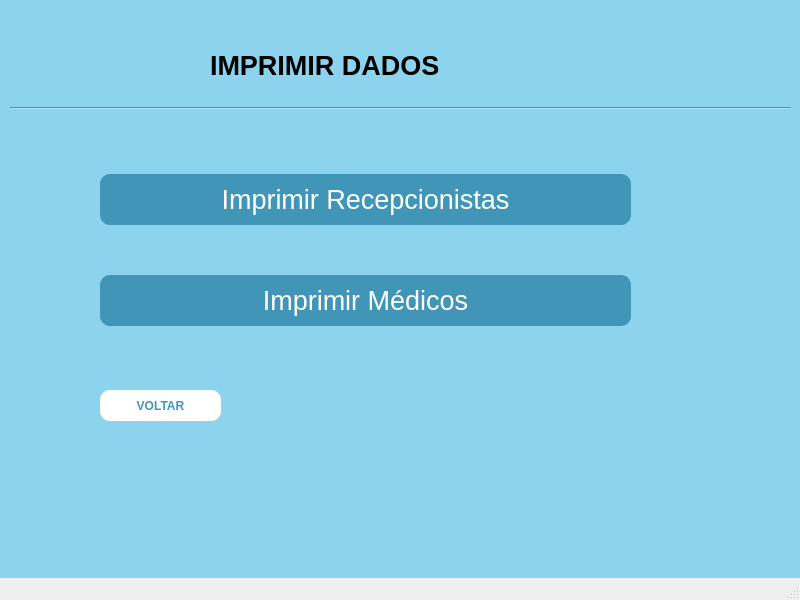
<?xml version="1.0" encoding="UTF-8"?>
<ui version="4.0">
 <class>MainWindow</class>
 <widget class="QMainWindow" name="MainWindow">
  <property name="geometry">
   <rect>
    <x>0</x>
    <y>0</y>
    <width>800</width>
    <height>600</height>
   </rect>
  </property>
  <property name="font">
   <font>
    <pointsize>10</pointsize>
   </font>
  </property>
  <property name="windowTitle">
   <string>MainWindow</string>
  </property>
  <property name="animated">
   <bool>true</bool>
  </property>
  <widget class="QWidget" name="centralwidget">
   <property name="styleSheet">
    <string notr="true">background-color: rgb(140, 211, 238);  /* Cor de fundo */</string>
   </property>
   <widget class="QLabel" name="label">
    <property name="geometry">
     <rect>
      <x>210</x>
      <y>40</y>
      <width>311</width>
      <height>51</height>
     </rect>
    </property>
    <property name="font">
     <font>
      <pointsize>20</pointsize>
      <weight>75</weight>
      <bold>true</bold>
     </font>
    </property>
    <property name="frameShape">
     <enum>QFrame::NoFrame</enum>
    </property>
    <property name="text">
     <string>IMPRIMIR DADOS</string>
    </property>
    <property name="textFormat">
     <enum>Qt::AutoText</enum>
    </property>
    <property name="alignment">
     <set>Qt::AlignLeading|Qt::AlignLeft|Qt::AlignVCenter</set>
    </property>
   </widget>
   <widget class="QWidget" name="layoutWidget">
    <property name="geometry">
     <rect>
      <x>100</x>
      <y>130</y>
      <width>531</width>
      <height>241</height>
     </rect>
    </property>
    <layout class="QVBoxLayout" name="verticalLayout">
     <item>
      <widget class="QPushButton" name="pushButton">
       <property name="maximumSize">
        <size>
         <width>16777215</width>
         <height>16777215</height>
        </size>
       </property>
       <property name="font">
        <font>
         <pointsize>20</pointsize>
        </font>
       </property>
       <property name="styleSheet">
        <string notr="true">QPushButton {
            background-color: rgb(65, 150, 183);  /* Cor de fundo */
            color: white;  /* Cor do texto */
            border-radius: 10px;  /* Raio dos cantos */
            padding: 10px 20px;  /* Preenchimento interno */
        }
        
        QPushButton:hover {
			color: rgb(8, 113, 155);
            background-color: white;  /* Cor de fundo ao passar o mouse */
        }</string>
       </property>
       <property name="text">
        <string>Imprimir Recepcionistas</string>
       </property>
       <property name="iconSize">
        <size>
         <width>30</width>
         <height>30</height>
        </size>
       </property>
       <property name="autoDefault">
        <bool>true</bool>
       </property>
       <property name="default">
        <bool>false</bool>
       </property>
      </widget>
     </item>
     <item>
      <widget class="QPushButton" name="pushButton_2">
       <property name="font">
        <font>
         <pointsize>20</pointsize>
        </font>
       </property>
       <property name="styleSheet">
        <string notr="true">QPushButton {
            background-color: rgb(65, 150, 183);  /* Cor de fundo */
            color: white;  /* Cor do texto */
            border-radius: 10px;  /* Raio dos cantos */
            padding: 10px 20px;  /* Preenchimento interno */
        }
        
        QPushButton:hover {
			color: rgb(8, 113, 155);
            background-color: white;  /* Cor de fundo ao passar o mouse */
        }</string>
       </property>
       <property name="text">
        <string>Imprimir Médicos</string>
       </property>
       <property name="autoDefault">
        <bool>true</bool>
       </property>
       <property name="default">
        <bool>false</bool>
       </property>
      </widget>
     </item>
    </layout>
   </widget>
   <widget class="QPushButton" name="pushButton_4">
    <property name="geometry">
     <rect>
      <x>100</x>
      <y>390</y>
      <width>121</width>
      <height>31</height>
     </rect>
    </property>
    <property name="font">
     <font>
      <weight>75</weight>
      <bold>true</bold>
     </font>
    </property>
    <property name="styleSheet">
     <string notr="true">QPushButton {
            background-color: white;  /* Cor de fundo */
            color: rgb(65, 150, 183);  /* Cor do texto */
            border-radius: 10px;  /* Raio dos cantos */
            padding: 10px 20px;  /* Preenchimento interno */
        }
        
        QPushButton:hover {
			color: white;
            background-color: rgb(8, 113, 155);  /* Cor de fundo ao passar o mouse */
        }</string>
    </property>
    <property name="text">
     <string>VOLTAR</string>
    </property>
   </widget>
   <widget class="Line" name="line">
    <property name="geometry">
     <rect>
      <x>10</x>
      <y>100</y>
      <width>781</width>
      <height>16</height>
     </rect>
    </property>
    <property name="orientation">
     <enum>Qt::Horizontal</enum>
    </property>
   </widget>
  </widget>
  <widget class="QMenuBar" name="menubar">
   <property name="geometry">
    <rect>
     <x>0</x>
     <y>0</y>
     <width>800</width>
     <height>26</height>
    </rect>
   </property>
  </widget>
  <widget class="QStatusBar" name="statusbar"/>
 </widget>
 <resources/>
 <connections/>
</ui>
